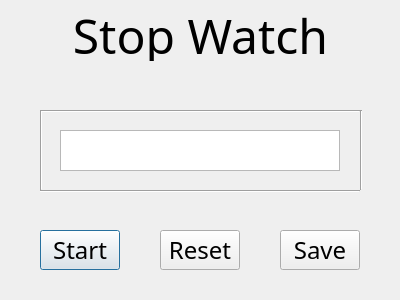
<?xml version="1.0" encoding="UTF-8"?>
<ui version="4.0">
 <class>Dialog</class>
 <widget class="QDialog" name="Dialog">
  <property name="geometry">
   <rect>
    <x>0</x>
    <y>0</y>
    <width>400</width>
    <height>300</height>
   </rect>
  </property>
  <property name="windowTitle">
   <string>StopWatch</string>
  </property>
  <widget class="QLabel" name="label">
   <property name="geometry">
    <rect>
     <x>10</x>
     <y>10</y>
     <width>381</width>
     <height>51</height>
    </rect>
   </property>
   <property name="font">
    <font>
     <family>Old English Text MT</family>
     <pointsize>36</pointsize>
    </font>
   </property>
   <property name="text">
    <string>Stop Watch</string>
   </property>
   <property name="alignment">
    <set>Qt::AlignCenter</set>
   </property>
  </widget>
  <widget class="QTextBrowser" name="textBrowser">
   <property name="geometry">
    <rect>
     <x>60</x>
     <y>130</y>
     <width>280</width>
     <height>41</height>
    </rect>
   </property>
  </widget>
  <widget class="Line" name="line">
   <property name="geometry">
    <rect>
     <x>40</x>
     <y>190</y>
     <width>320</width>
     <height>3</height>
    </rect>
   </property>
   <property name="orientation">
    <enum>Qt::Horizontal</enum>
   </property>
  </widget>
  <widget class="Line" name="line_2">
   <property name="geometry">
    <rect>
     <x>360</x>
     <y>110</y>
     <width>3</width>
     <height>80</height>
    </rect>
   </property>
   <property name="orientation">
    <enum>Qt::Vertical</enum>
   </property>
  </widget>
  <widget class="Line" name="line_3">
   <property name="geometry">
    <rect>
     <x>40</x>
     <y>110</y>
     <width>320</width>
     <height>3</height>
    </rect>
   </property>
   <property name="orientation">
    <enum>Qt::Horizontal</enum>
   </property>
  </widget>
  <widget class="Line" name="line_4">
   <property name="geometry">
    <rect>
     <x>40</x>
     <y>110</y>
     <width>3</width>
     <height>80</height>
    </rect>
   </property>
   <property name="orientation">
    <enum>Qt::Vertical</enum>
   </property>
  </widget>
  <widget class="QPushButton" name="pushButton">
   <property name="geometry">
    <rect>
     <x>40</x>
     <y>230</y>
     <width>80</width>
     <height>40</height>
    </rect>
   </property>
   <property name="font">
    <font>
     <family>Old English Text MT</family>
     <pointsize>18</pointsize>
    </font>
   </property>
   <property name="text">
    <string>Start</string>
   </property>
  </widget>
  <widget class="QPushButton" name="pushButton_2">
   <property name="geometry">
    <rect>
     <x>160</x>
     <y>230</y>
     <width>80</width>
     <height>40</height>
    </rect>
   </property>
   <property name="font">
    <font>
     <family>Old English Text MT</family>
     <pointsize>18</pointsize>
    </font>
   </property>
   <property name="text">
    <string>Reset</string>
   </property>
  </widget>
  <widget class="QPushButton" name="pushButton_3">
   <property name="geometry">
    <rect>
     <x>280</x>
     <y>230</y>
     <width>80</width>
     <height>40</height>
    </rect>
   </property>
   <property name="font">
    <font>
     <family>Old English Text MT</family>
     <pointsize>18</pointsize>
    </font>
   </property>
   <property name="text">
    <string>Save</string>
   </property>
  </widget>
 </widget>
 <resources/>
 <connections/>
</ui>
